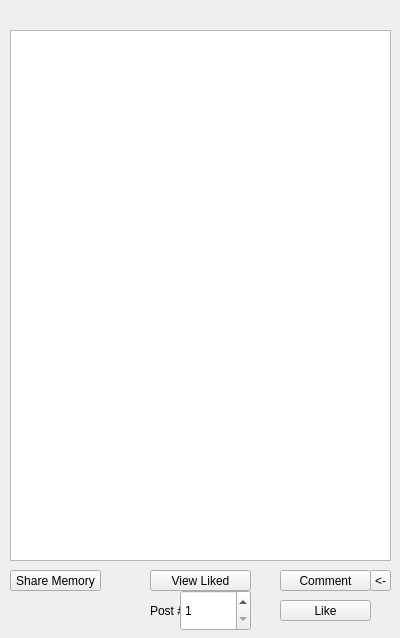
<?xml version="1.0" encoding="UTF-8"?>
<ui version="4.0">
 <class>feed</class>
 <widget class="QWidget" name="feed">
  <property name="geometry">
   <rect>
    <x>0</x>
    <y>0</y>
    <width>400</width>
    <height>638</height>
   </rect>
  </property>
  <property name="windowTitle">
   <string>Form</string>
  </property>
  <widget class="QListWidget" name="list">
   <property name="geometry">
    <rect>
     <x>10</x>
     <y>30</y>
     <width>381</width>
     <height>531</height>
    </rect>
   </property>
  </widget>
  <widget class="QLabel" name="menu">
   <property name="geometry">
    <rect>
     <x>90</x>
     <y>0</y>
     <width>381</width>
     <height>31</height>
    </rect>
   </property>
   <property name="text">
    <string/>
   </property>
  </widget>
  <widget class="QPushButton" name="cmnt">
   <property name="geometry">
    <rect>
     <x>280</x>
     <y>570</y>
     <width>91</width>
     <height>21</height>
    </rect>
   </property>
   <property name="text">
    <string>Comment</string>
   </property>
  </widget>
  <widget class="QPushButton" name="liked">
   <property name="geometry">
    <rect>
     <x>150</x>
     <y>570</y>
     <width>101</width>
     <height>21</height>
    </rect>
   </property>
   <property name="text">
    <string>View Liked</string>
   </property>
  </widget>
  <widget class="QPushButton" name="share">
   <property name="geometry">
    <rect>
     <x>10</x>
     <y>570</y>
     <width>91</width>
     <height>21</height>
    </rect>
   </property>
   <property name="text">
    <string>Share Memory</string>
   </property>
  </widget>
  <widget class="QLabel" name="label">
   <property name="geometry">
    <rect>
     <x>150</x>
     <y>600</y>
     <width>31</width>
     <height>21</height>
    </rect>
   </property>
   <property name="text">
    <string>Post #</string>
   </property>
  </widget>
  <widget class="QSpinBox" name="spinBox">
   <property name="geometry">
    <rect>
     <x>180</x>
     <y>590</y>
     <width>71</width>
     <height>41</height>
    </rect>
   </property>
   <property name="minimum">
    <number>1</number>
   </property>
   <property name="maximum">
    <number>20</number>
   </property>
  </widget>
  <widget class="QPushButton" name="like">
   <property name="geometry">
    <rect>
     <x>280</x>
     <y>600</y>
     <width>91</width>
     <height>21</height>
    </rect>
   </property>
   <property name="text">
    <string>Like</string>
   </property>
  </widget>
  <widget class="QToolButton" name="toolButton">
   <property name="geometry">
    <rect>
     <x>370</x>
     <y>570</y>
     <width>21</width>
     <height>21</height>
    </rect>
   </property>
   <property name="text">
    <string>&lt;-</string>
   </property>
  </widget>
 </widget>
 <resources/>
 <connections/>
</ui>
